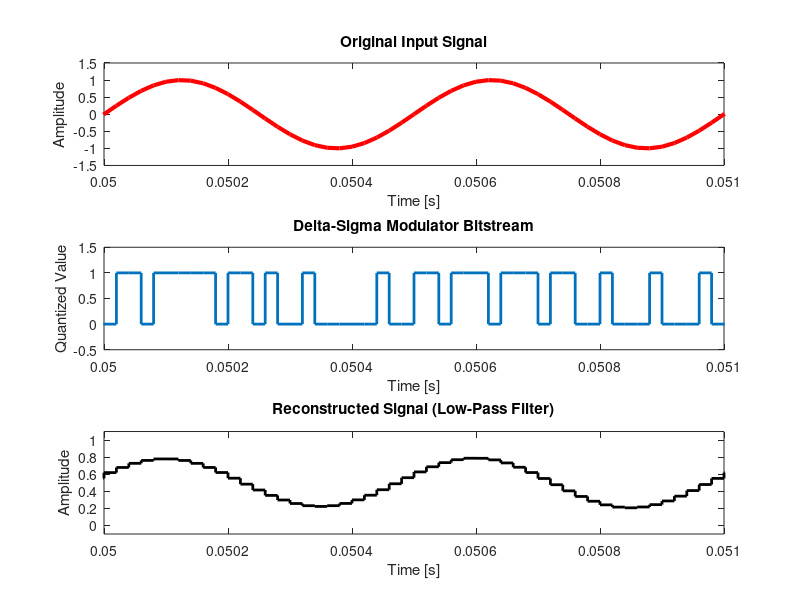

Reproduce this figure in MATLAB.
% Author: Nagel Mejía Segura
% Delta-Sigma Modulation (Applied to a Sine Wave)

pkg load signal

% Fs: Sample Rate
% t: time interval
Fs = 50000;
t = 0:1/Fs:(1*Fs-1)/Fs;

% fn: Signal Frequency
% Tn: Period of the Signal
% x: Signal
fn = 2000;
Tn = 1/fn;
x = sin(2*pi*fn*t);

% Ns: length of the Signal 
Ns = length(x);

% y: Output vector (Initialized with zeros)
% v: Output of integrator (Initialized with zeros)
y = zeros(1,Ns);
v = zeros(1,Ns+1);

% ya: 1 bit DAC value
ya = 0;

% Loop to generate the Delta-Sigma Modulator (First Order)
for n = 1:Ns
    % w: Parameter to provide the feedback error
    w = x(n) - ya;

    % Integrator
    v(n+1) = v(n) + w;

    % Comparator Defines y => Output 
    % 1 Bit DAC defines ya value
    if v(n+1) >= 0
        y(n) = 1;
        ya = 1.5;
    else
        y(n) = 0;
        ya = -1.5;
    end

end

% Cutoff Frequency (Low-Pass Filter)
fcut = 2100;

% Parameters of the filter
[B A] = butter(8, fcut/(Fs/2),'low');

% Filtering the output signal of the demodulator
y_filtered = filter(B,A,y);

% Figure showing all the stages 
figure(1)

subplot(3,1,1);
plot(t, x, '-r','Linewidth',3);
title('Original Input Signal');
xlabel('Time [s]');
ylabel('Amplitude');
xlim([100*Tn, 102*Tn]);
ylim([-1.5 1.5]);

subplot(3,1,2);
stairs(t, y,'Linewidth',2);  
title('Delta-Sigma Modulator Bitstream');
xlabel('Time [s]');
ylabel('Quantized Value');
xlim([100*Tn, 102*Tn]);
ylim([-0.5 1.5]);

subplot(3,1,3);
stairs(t, y_filtered,'-k','Linewidth',2);  
title('Reconstructed Signal (Low-Pass Filter)');
xlabel('Time [s]');
ylabel('Amplitude');
xlim([100*Tn, 102*Tn]);
ylim([-0.1 1.1]);

